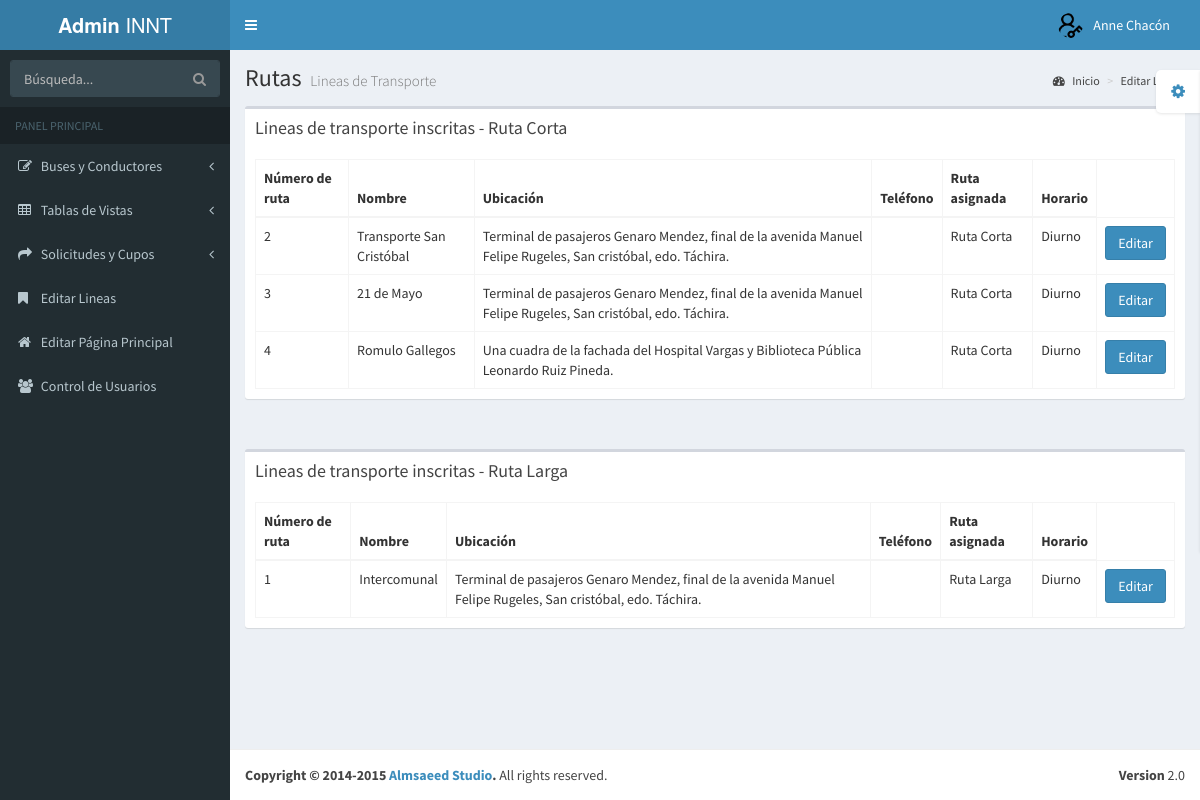
Page /Proyecto-INTT/pages/editar_lineas.php (signed in) on the committed database.
### tables this page shows
CREATE TABLE `users` (
  `id` int(11) NOT NULL,
  `username` varchar(50) NOT NULL COMMENT 'Nickname de Usuario',
  `email` varchar(200) NOT NULL COMMENT 'Correos',
  `password` varchar(200) NOT NULL COMMENT 'Contraseñas',
  `usrest` int(11) NOT NULL DEFAULT 1 COMMENT 'Estatus de Permiso'
);

CREATE TABLE `tdilit` (
  `litide` int(11) NOT NULL COMMENT 'Identificador único de la línea de transporte',
  `litnom` varchar(45) DEFAULT NULL COMMENT 'Nombre de la línea de transporte',
  `litdir` varchar(250) DEFAULT NULL COMMENT 'Dirección de la línea de transporte',
  `littel` varchar(12) DEFAULT NULL COMMENT 'Número de teléfono de la línea de transporte',
  `littip` varchar(18) DEFAULT NULL COMMENT 'Tipo de ruta que cubre la linea',
  `horpri` int(11) DEFAULT NULL COMMENT 'Código de Horario Asignado'
);

### Proyecto-INTT/pages/editar_lineas.php (the view, shortened to what this page needs)
<?php
require '../database.php';
  if (isset($_SESSION['user_id'])) {
    $userId = $_SESSION['user_id'];
    $query = "SELECT id, username FROM users WHERE id = :id";
    $stmt = $conn->prepare($query);
    $stmt->bindParam(':id', $userId);
    $stmt->execute();
    if ($stmt->rowCount() > 0) {
        $user = $stmt->fetch(PDO::FETCH_ASSOC);
        $username = $user['username'];
    } else {
        $username = "Usuario Desconocido";
    }
    } else {
        $username = "Usuario Desconocido";
    }
?>
<!DOCTYPE html>
<html>
  <head>
    <link href="../bootstrap/css/bootstrap.min.css" rel="stylesheet" type="text/css" />
    <link href="https://maxcdn.bootstrapcdn.com/font-awesome/4.3.0/css/font-awesome.min.css" rel="stylesheet" type="text/css" />
    <link href="http://code.ionicframework.com/ionicons/2.0.0/css/ionicons.min.css" rel="stylesheet" type="text/css" />
    <link href="../plugins/morris/morris.css" rel="stylesheet" type="text/css" />
    <link href="../plugins/jvectormap/jquery-jvectormap-1.2.2.css" rel="stylesheet" type="text/css" />
    <link href="../plugins/daterangepicker/daterangepicker-bs3.css" rel="stylesheet" type="text/css" />
    <link href="../dist/css/AdminLTE.min.css" rel="stylesheet" type="text/css" />
    <link href="../dist/css/skins/_all-skins.min.css" rel="stylesheet" type="text/css" />
  </head>
  <body class="skin-blue">
    <div class="wrapper">
      <header class="main-header">
        <a href="../user_adminpage.php" class="logo"><b>Admin</b> INNT</a>
        <nav class="navbar navbar-static-top" role="navigation">
          <a href="#" class="sidebar-toggle" data-toggle="offcanvas" role="button">
          </a>
          <div class="navbar-custom-menu">
            <ul class="nav navbar-nav">
              <li class="dropdown user user-menu">
                <a href="#" class="dropdown-toggle" data-toggle="dropdown">
                  <img src="../dist/img/user2-160x160.png" class="user-image" alt="User Image"/>
                  <span class="hidden-xs"><?php echo $username; ?></span>
                </a>
              </li>
            </ul>
          </div>
        </nav>
      </header>
      <aside class="main-sidebar">
        <section class="sidebar">
          <form action="#" method="get" class="sidebar-form">
            <div class="input-group">
              <input type="text" name="q" class="form-control" placeholder="Búsqueda..."/>
              <span class="input-group-btn">
                <button type='submit' name='search' id='search-btn' class="btn btn-flat"><i class="fa fa-search"></i></button>
              </span>
            </div>
          </form>
          <ul class="sidebar-menu">
            <li class="header">PANEL PRINCIPAL</li>
            <li class="treeview">
              <a href="#">
                <i class="fa fa-edit"></i> <span>Buses y Conductores</span>
                <i class="fa fa-angle-left pull-right"></i>
              </a>
            </li>
            <li class="treeview">
              <a href="#">
                <i class="fa fa-table"></i> <span>Tablas de Vistas</span>
                <i class="fa fa-angle-left pull-right"></i>
              </a>
            </li>
            <li class="treeview">
              <a href="#">
                <i class="fa fa-share"></i> <span>Solicitudes y Cupos</span>
                <i class="fa fa-angle-left pull-right"></i>
              </a>
            </li>
            <li><a href="editar_lineas.php"><i class="fa fa-bookmark"></i> Editar Lineas</a></li>
            <li><a href="editar_home.php"><i class="fa fa-home"></i> Editar Página Principal</a></li>
            <li><a href="asignar_usuarios.php"><i class="fa fa-users"></i> Control de Usuarios</a></li>
          </ul>
        </section>
      </aside>
      <div class="content-wrapper">
        <section class="content-header">
          <h1>
            Rutas
            <small>Lineas de Transporte</small>
          </h1>
          <ol class="breadcrumb">
            <li><a href="../user_adminpage.php"><i class="fa fa-dashboard"></i> Inicio</a></li>
            <li><a href="editar_lineas.php">Editar Lineas</a></li>
          </ol>
        </section>
                <section class="content">
                    <div class="row">
                        <div class="col-xs-12">
                            <div class="box">
                                <div class="box-header">
                                    <h3 class="box-title">Lineas de transporte inscritas - Ruta Corta</h3>
                                </div>
                                <div class="box-body">
                                    <table id="example2" class="table table-bordered table-hover">
                                        <thead>
                                        <tr>
                                            <th>Número de ruta</th>
                                            <th>Nombre</th>
                                            <th>Ubicación</th>
                                            <th>Teléfono</th>
                                            <th>Ruta asignada</th>
                                            <th>Horario</th>
                                        </tr>
                                        </thead>
                                        <tbody>
                                        <?php
                                            function obtenerResultadosPorTipo($tipo, $conn)
                                            {
                                                $consulta = "SELECT * FROM tdilit WHERE littip = :tipo";
                                                $stmt = $conn->prepare($consulta);
                                                $stmt->bindParam(':tipo', $tipo);
                                                $stmt->execute();
                                                return $stmt;
                                            }
                                            $resultRutaCorta = obtenerResultadosPorTipo('Ruta Corta', $conn);
                                            while ($row = $resultRutaCorta->fetch(PDO::FETCH_ASSOC)) {
                                                echo "<tr>";
                                                echo "<td>{$row['litide']}</td>";
                                                echo "<td>{$row['litnom']}</td>";
                                                echo "<td>{$row['litdir']}</td>";
                                                echo "<td>{$row['littel']}</td>";
                                                echo "<td>{$row['littip']}</td>";
                                                echo "<td>" . obtenerHorario($row['horpri']) . "</td>";
                                                echo "<td><button class='btn btn-primary editar-btn' data-toggle='modal' data-target='#editarModal' data-id='{$row['litide']}'>Editar</button></td>";
                                                echo "</tr>";
                                            }
                                        ?>
                                        </tbody>
                                    </table>
                                </div>
                            </div>
                        </div>
                    </div>
                </section>
                <section class="content">
                    <div class="row">
                        <div class="col-xs-12">
                            <div class="box">
                                <div class="box-header">
                                    <h3 class="box-title">Lineas de transporte inscritas - Ruta Larga</h3>
                                </div>
                                <div class="box-body">
                                    <table id="example2" class="table table-bordered table-hover">
                                        <thead>
                                            <tr>
                                                <th>Número de ruta</th>
                                                <th>Nombre</th>
                                                <th>Ubicación</th>
                                                <th>Teléfono</th>
                                                <th>Ruta asignada</th>
                                                <th>Horario</th>
                                            </tr>
                                        </thead>
                                        <tbody>
                                            <?php
                                                $resultRutaLarga = obtenerResultadosPorTipo('Ruta Larga', $conn);
                                                while ($row = $resultRutaLarga->fetch(PDO::FETCH_ASSOC)) {
                                                    echo "<tr>";
                                                    echo "<td>{$row['litide']}</td>";
                                                    echo "<td>{$row['litnom']}</td>";
                                                    echo "<td>{$row['litdir']}</td>";
                                                    echo "<td>{$row['littel']}</td>";
                                                    echo "<td>{$row['littip']}</td>";
                                                    echo "<td>" . obtenerHorario($row['horpri']) . "</td>";
                                                    echo "<td><button class='btn btn-primary editar-btn' data-toggle='modal' data-target='#editarModal' data-id='{$row['litide']}'>Editar</button></td>";
                                                    echo "</tr>";
                                                }
                                            ?>
                                        </tbody>
                                    </table>
                                </div>
                            </div>
                        </div>
                    </div>
                </section>
                <?php
                  function obtenerHorario($valor)
                  {
                      switch ($valor) {
                          case 1:
                              return "Diurno";
                      }
                  }
                ?>
              </div>
              <footer class="main-footer">
                <div class="pull-right hidden-xs">
                  <b>Version</b> 2.0
                </div>
                <strong>Copyright &copy; 2014-2015 <a href="http://almsaeedstudio.com">Almsaeed Studio</a>.</strong> All rights reserved.
              </footer>
      </div>
  </body>
</html>

### rows in the picture
users: username "Anne Chacón"
tdilit: litide "2", litnom "Transporte San Cristóbal", litdir "Terminal de pasajeros Genaro Mendez, final de la avenida Manuel Felipe Rugeles, San cristóbal, edo. Táchira.", littip "Ruta Corta", horpri "Diurno"
tdilit: litide "3", litnom "21 de Mayo", litdir "Terminal de pasajeros Genaro Mendez, final de la avenida Manuel Felipe Rugeles, San cristóbal, edo. Táchira.", littip "Ruta Corta", horpri "Diurno"
tdilit: litide "4", litnom "Romulo Gallegos", litdir "Una cuadra de la fachada del Hospital Vargas y Biblioteca Pública Leonardo Ruiz Pineda.", littip "Ruta Corta", horpri "Diurno"
tdilit: litide "1", litnom "Intercomunal", litdir "Terminal de pasajeros Genaro Mendez, final de la avenida Manuel Felipe Rugeles, San cristóbal, edo. Táchira.", littip "Ruta Larga", horpri "Diurno"
